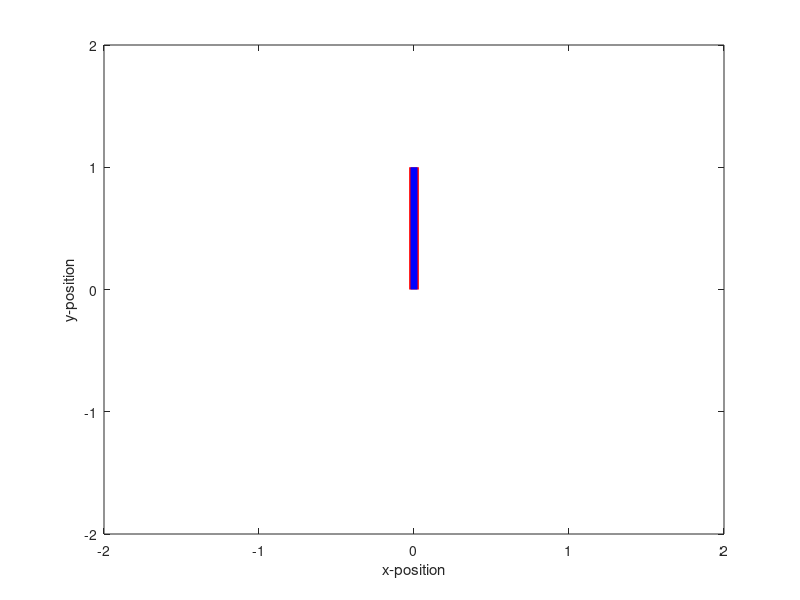

The MATLAB source for this figure:
function draw_arm1()
fig=figure;  ax=gca;
set (fig, 'WindowButtonMotionFcn', @(obj,event)mousemovedetected());   % "mousemovedetected" will be main function.
% It handles reading the current mouse position whenever movement is detected, and then redrawing the screen based on the detected position

L1=1.2;   L2=1.1;
redline  = plot([0 0],[1 0],'r','linewidth',7); hold on;  % create the red line for L1 that will be continuously repositioned based on the mouse cursor
blueline = plot([0 0],[1 0],'b','linewidth',5);           % create the blue line for L2
xlim([-2 2]); ylim([-2 2]);
% linspace
xlabel('x-position')
ylabel('y-position')

    function mousemovedetected() 
        if overaxis(ax),
            C = get (ax, 'CurrentPoint');   % read the current mouse position (x,y)
            x = C(1,1);
            y = C(1,2);

            theta1 = atan2(y,x) - acos( (L2^2 - L1^2 - x^2 - y^2) / ( -2*L1*sqrt( (x^2+y^2) ) ) );    
            theta2 = pi - acos( (x^2+y^2-L1^2-L2^2) / (-2*L1*L2) ) + atan2(y,x) - acos( (L2^2-L1^2-x^2-y^2) / (-2*L1*sqrt( (x^2+y^2)) ) ) ; 
                
            l1_x = cos(theta1)*L1;
            l1_y = sin(theta1)*L1;

            l2_x = cos(theta2)*L2;
            l2_y = sin(theta2)*L2;
        

            if isreal(theta1) & isreal(theta2),
                
                set(redline, 'xdata',[0, l1_x]);  % edit these 2 lines to draw L1
                set(redline, 'ydata',[0, l1_y]);
                set(blueline, 'xdata',[l1_x, l1_x+l2_x]); % edit these 2 lines to draw L2
                set(blueline, 'ydata',[l1_y, l1_y+l2_y]);
            end
        end % end the if statement
    end % end the mousemovedetected function

    function z = overaxis(ax)   % determines whether the cursor is over the specified axis 'ax'
        C = get (ax, 'CurrentPoint'); Cx=C(1,1); Cy=C(1,2);
        z = (Cx>ax.XLim(1)) & (Cx<ax.XLim(2)) & (Cy>ax.YLim(1)) & (Cy<ax.YLim(2));
    end % end the overaxis function
end
